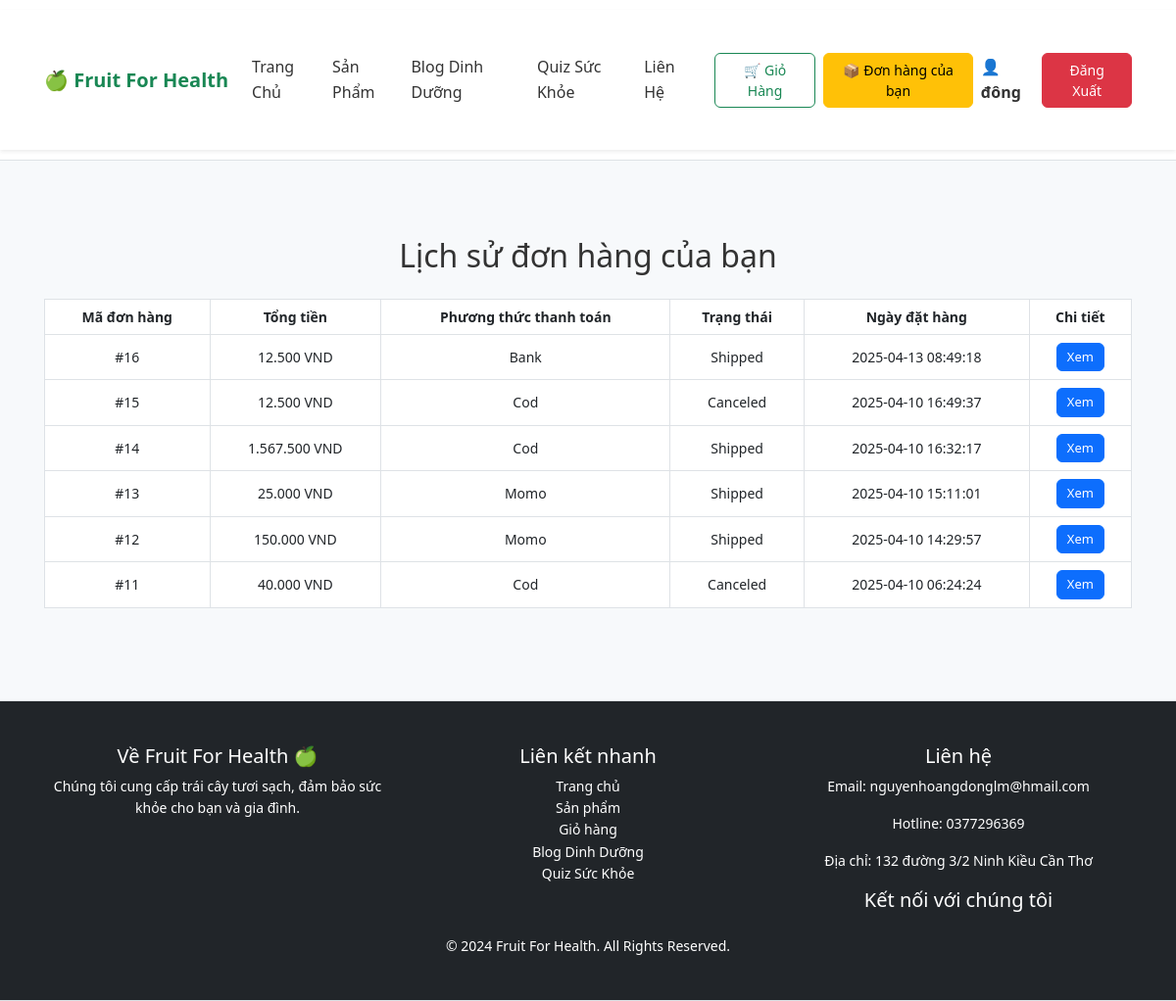
/order_history.php (signed in), run on the app's committed database.
### tables this page shows
CREATE TABLE `users` (
  `user_id` int(6) NOT NULL,
  `username` varchar(255) NOT NULL,
  `email` varchar(255) NOT NULL,
  `password` varchar(255) NOT NULL,
  `role` varchar(50) DEFAULT 'user',
  `age` int(11) DEFAULT NULL,
  `health_goal` varchar(50) DEFAULT NULL,
  `flavor_preference` varchar(50) DEFAULT NULL,
  `lifestyle` varchar(50) DEFAULT NULL,
  `created_at` timestamp NOT NULL DEFAULT current_timestamp()
);

CREATE TABLE `orders` (
  `order_id` int(11) NOT NULL,
  `user_id` int(11) DEFAULT NULL,
  `total_price` decimal(10,2) NOT NULL,
  `order_status` enum('pending','shipped','canceled') DEFAULT 'pending',
  `created_at` timestamp NOT NULL DEFAULT current_timestamp(),
  `payment_method` varchar(50) NOT NULL DEFAULT 'cod'
);

### order_history.php (the view, shortened to what this page needs)
<?php
require_once 'database/db_connect.php';
include 'includes/header.php';
$user_id = $_SESSION['user_id'];
$stmt = $conn->prepare("SELECT * FROM orders WHERE user_id = ? ORDER BY created_at DESC");
$stmt->bind_param("i", $user_id);
$stmt->execute();
$result = $stmt->get_result();
$orders = $result->fetch_all(MYSQLI_ASSOC);
?>
<!DOCTYPE html>
<html lang="vi">
<head>
    <link rel="stylesheet" href="https://cdn.jsdelivr.net/npm/bootstrap@5.3.0/dist/css/bootstrap.min.css">
    <link rel="stylesheet" href="assets/css/style.css">
</head>
<body>
<div class="container mt-5">
    <h2 class="text-center mb-4">Lịch sử đơn hàng của bạn</h2>
    <?php if (empty($orders)): ?>
        <p class="text-center text-danger">Bạn chưa có đơn hàng nào. <a href="index.php">Tiếp tục mua sắm</a></p>
    <?php else: ?>
        <table class="table table-bordered text-center">
            <thead>
                <tr>
                    <th>Mã đơn hàng</th>
                    <th>Tổng tiền</th>
                    <th>Phương thức thanh toán</th>
                    <th>Trạng thái</th>
                    <th>Ngày đặt hàng</th>
                    <th>Chi tiết</th>
                </tr>
            </thead>
            <tbody>
                <?php foreach ($orders as $order): ?>
                    <tr>
                        <td>#<?php echo $order['order_id']; ?></td>
                        <td><?php echo number_format($order['total_price'], 0, ',', '.'); ?> VND</td>
                        <td><?php echo ucfirst($order['payment_method']); ?></td>
                        <td><?php echo ucfirst($order['order_status']); ?></td>
                        <td><?php echo $order['created_at']; ?></td>
                        <td><a href="order_details.php?order_id=<?php echo $order['order_id']; ?>" class="btn btn-primary btn-sm">Xem</a></td>
                    </tr>
                <?php endforeach; ?>
            </tbody>
        </table>
    <?php endif; ?>
</div>
<?php include 'includes/footer.php'; ?>
</body>
</html>

### includes/header.php (shortened to what this page needs)
<?php
require_once __DIR__ . '/../database/db_connect.php';
$is_logged_in = isset($_SESSION['user_id']);
$user_name = "";
if ($is_logged_in) {
    $user_id = $_SESSION['user_id'];
    $stmt = $conn->prepare("SELECT username FROM users WHERE user_id = ?");
    $stmt->bind_param("i", $user_id);
    $stmt->execute();
    $result = $stmt->get_result();
    if ($result->num_rows > 0) {
        $user = $result->fetch_assoc();
        $user_name = $user['username'];
    }
}
?>
<header>
    <nav class="navbar navbar-expand-lg navbar-light bg-white shadow-sm">
        <div class="container">
            <a class="navbar-brand fw-bold text-success" href="index.php">
                🍏 Fruit For Health
            </a>
            <div class="collapse navbar-collapse" id="navbarContent">
                <ul class="navbar-nav ms-auto">
                    <li class="nav-item"><a class="nav-link" href="index.php">Trang Chủ</a></li>
                    <li class="nav-item"><a class="nav-link" href="products.php">Sản Phẩm</a></li>
                    <li class="nav-item"><a class="nav-link" href="blog.php">Blog Dinh Dưỡng</a></li>
                    <li class="nav-item"><a class="nav-link" href="quiz.php">Quiz Sức Khỏe</a></li>
                    <li class="nav-item"><a class="nav-link" href="contact.php">Liên Hệ</a></li>
                </ul>
                <div class="d-flex align-items-center ms-3">
                    <a href="cart.php" class="btn btn-outline-success me-2 position-relative">
                        🛒 Giỏ Hàng
                    </a>
                    <?php if ($is_logged_in): ?>
                        <a href="order_history.php" class="btn btn-warning me-2">📦 Đơn hàng của bạn</a>
                        <span class="me-2 fw-bold">👤 <?php echo htmlspecialchars($user_name); ?></span>
                        <a href="auth/logout.php" class="btn btn-danger">Đăng Xuất</a>
                    <?php else: ?>
                        <a href="auth/login.php" class="btn btn-success">Đăng Nhập</a>
                    <?php endif; ?>
                </div>
            </div>
        </div>
    </nav>
</header>

### assets/css/style.css (style rules this page uses)
body { font-family: 'Segoe UI', Tahoma, Geneva, Verdana, sans-serif; background-color: #f7f9fb; color: #333; line-height: 1.6; }
a { color: #198754; text-decoration: none; }
.container, .container-fluid { padding: 30px 15px; }
header, footer { background-color: #fff; border-bottom: 1px solid #dee2e6; padding: 10px 0; }
.navbar { background-color: #ffffff; box-shadow: 0 2px 4px rgba(0,0,0,0.05); }
.navbar-brand { font-weight: bold; color: #198754 !important; }
.nav-link { color: #333 !important; font-weight: 500; }
.btn { padding: 6px 16px; font-size: 14px; border-radius: 6px; }
.btn-danger { background-color: #dc3545; border-color: #dc3545; }
.btn-sm { padding: 4px 10px; font-size: 13px; }
.table { font-size: 14px; }
.table th, .table td { vertical-align: middle; text-align: center; }

### data on the page
users: username "đông"
orders: order_id "16", total_price "12.500", payment_method "Bank", order_status "Shipped", created_at "2025-04-13 08:49:18"
orders: order_id "15", total_price "12.500", payment_method "Cod", order_status "Canceled", created_at "2025-04-10 16:49:37"
orders: order_id "14", total_price "1.567.500", payment_method "Cod", order_status "Shipped", created_at "2025-04-10 16:32:17"
orders: order_id "13", total_price "25.000", payment_method "Momo", order_status "Shipped", created_at "2025-04-10 15:11:01"
orders: order_id "12", total_price "150.000", payment_method "Momo", order_status "Shipped", created_at "2025-04-10 14:29:57"
orders: order_id "11", total_price "40.000", payment_method "Cod", order_status "Canceled", created_at "2025-04-10 06:24:24"
